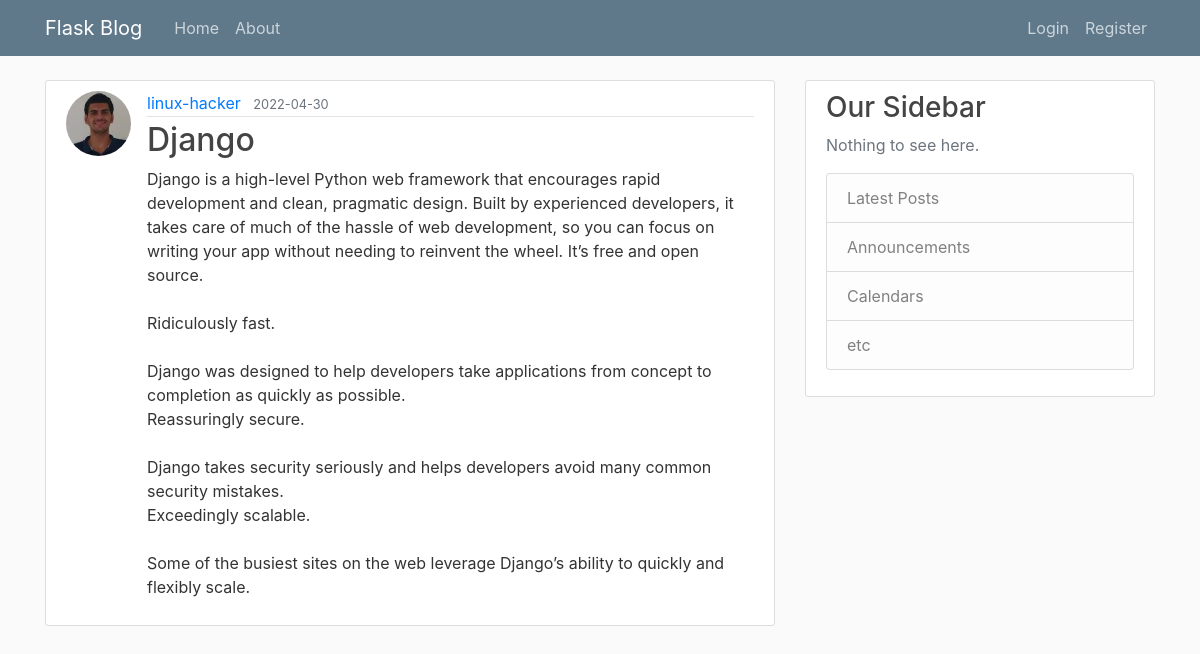
Screenshot of /post/2 with the database file from the repository.
### flaskblog/models.py (models this page shows, shortened)
class User(db.Model, UserMixin):
    id = db.Column(db.Integer, primary_key=True)
    username = db.Column(db.String(20), unique=True, nullable=False)
    email = db.Column(db.String(120), unique=True, nullable=False)
    image_file = db.Column(db.String(20), nullable=False, default='default.jpg')
    password = db.Column(db.String(60), nullable=False)
    posts = db.relationship('Post', backref='author', lazy=True)

class Post(db.Model):
    id = db.Column(db.Integer, primary_key=True)
    title = db.Column(db.String(100), nullable=False)
    date_posted = db.Column(db.DateTime, nullable=False, default=datetime.utcnow)
    content = db.Column(db.Text, nullable=False)
    user_id = db.Column(db.Integer, db.ForeignKey('user.id'), nullable=False)

### flaskblog/routes.py (the view)
@app.route("/post/<int:post_id>")
def post(post_id):
    post = Post.query.get_or_404(post_id)
    return render_template('post.html', title=post.title, post=post)

### flaskblog/templates/post.html (shortened to what this page needs)
{% extends "layout.html" %}
{% block content %}
    <article class="media content-section">
    <img src="{{ url_for('static', filename='profile_pics/' + post.author.image_file) }}" alt="" class="rounded-circle article-img">
    <div class="media-body">
        <div class="article-metadata">
        <a class="mr-2" href="#">{{ post.author.username }}</a>
        <small class="text-muted">{{ post.date_posted.strftime('%Y-%m-%d') }}</small>
        </div>
        <h2 class="article-title">{{ post.title }}</h2>
        <p class="article-content">{{ post.content }}</p>
    </div>
    </article>
{% endblock content %}

### flaskblog/static/main.css (style rules this page uses)
body { background: #fafafa; color: #333333; margin-top: 5rem; }
h1, h2, h3, h4, h5, h6 { color: #444444; }
.content-section { background: #ffffff; padding: 10px 20px; border: 1px solid #dddddd; border-radius: 3px; margin-bottom: 20px; }
.article-title { color: #444444; }
.article-content { white-space: pre-line; }
.article-img { height: 65px; width: 65px; margin-right: 16px; }
.article-metadata { padding-bottom: 1px; margin-bottom: 4px; border-bottom: 1px solid #e3e3e3 }

### rows the page displays
User: image_file (picture), author.username "linux-hacker"
Post: date_posted "2022-04-30", title "Django", content "Django is a high-level Python web framework that encourages rapid development and clean, pragmatic design. Built by experienced developers, it takes care of much of the hassle of web development, so you can focus on writing your app without needing to reinvent the wheel. It’s free and open source. Ridiculously fast. Django was designed to help developers take applications from concept to completion as quickly as possible. Reassuringly secure. Django takes security seriously and helps developers avoid many common security mistakes. Exceedingly scalable. Some of the busiest sites on the web leverage Django’s ability to quickly and flexibly scale."
